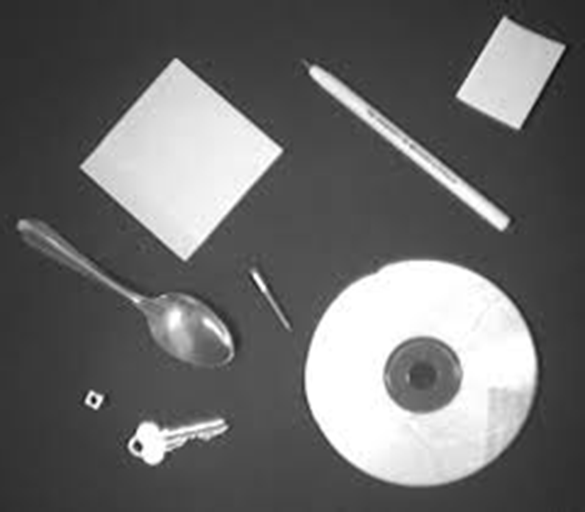
#> input picture IS 602 Advanced Data Programming/Week 8/objects.png, 585 x 512 px
$ python SciKitPractice.py   (older library calls are emulated)
#> lines starting #> are read from the running program, lines starting #| are printed output that depends on the picture; after the words box and inside, x2 and y2 are one past the last pixel; in counts of white or black regions, pixels touching at a corner belong together
import scipy.ndimage as ndimage
import scipy.misc as misc
#import scimage
import numpy
import copy
import skimage.filter as skif
import skimage.morphology as morph
import matplotlib.pyplot as mpl
import skimage.feature as feature
import pylab
import mahotas

def objectcount(imagarray):
	lm1 = feature.peak_local_max(imagarray, indices=False)
	x1, y1 = numpy.where(lm1.T == True)
	return len(x1)


raw = misc.imread('./objects.png')
#> raw is the input picture: shape (512, 585, 3); min 6, max 255, mean 106.8

img = ndimage.gaussian_filter(raw, 1.5) # 1.5 is the filter, less means more detail
img[img>img.mean()], img[img<=img.mean()] = 252, 0
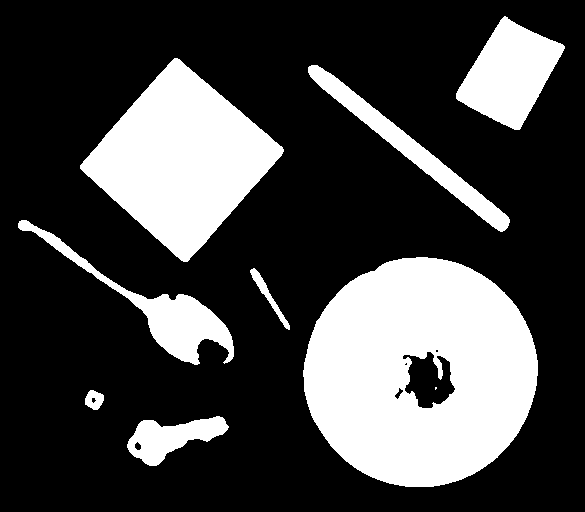
#> img: shape (512, 585, 3); values 0 (black) and 252 (white), 27.3% white; 9 white regions (1 under 20 px), largest, box (x1, y1, x2, y2) and area: (303, 257, 538, 487) 40104, (80, 58, 284, 262) 21770, (456, 16, 565, 130) 6916

lm1 = feature.peak_local_max(img, indices=False)
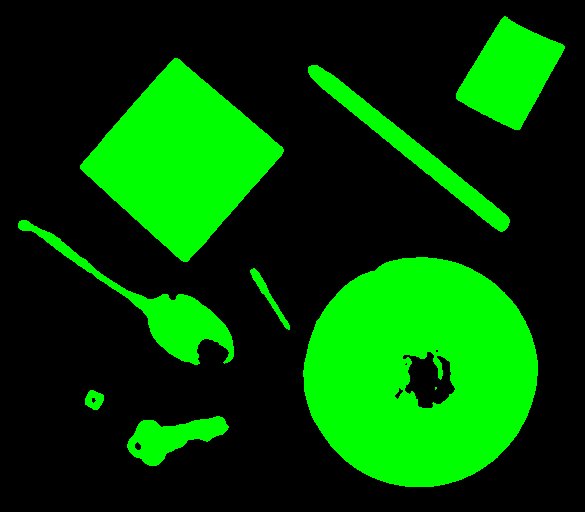
#> lm1: shape (512, 585, 3) bool; mean R, G, B 0, 0.273, 0

# This works better when producing a numpy array for the result image

#> (the run stopped early here; a loop or call above may not have finished)
